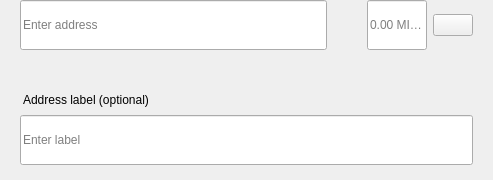
<?xml version="1.0" encoding="UTF-8"?>
<ui version="4.0">
 <class>SendMultiRow</class>
 <widget class="QWidget" name="SendMultiRow">
  <property name="geometry">
   <rect>
    <x>0</x>
    <y>0</y>
    <width>493</width>
    <height>180</height>
   </rect>
  </property>
  <property name="minimumSize">
   <size>
    <width>0</width>
    <height>0</height>
   </size>
  </property>
  <property name="maximumSize">
   <size>
    <width>16777215</width>
    <height>16777215</height>
   </size>
  </property>
  <property name="windowTitle">
   <string>Form</string>
  </property>
  <layout class="QVBoxLayout" name="verticalLayout_3">
   <property name="spacing">
    <number>0</number>
   </property>
   <property name="leftMargin">
    <number>0</number>
   </property>
   <property name="topMargin">
    <number>0</number>
   </property>
   <property name="rightMargin">
    <number>20</number>
   </property>
   <property name="bottomMargin">
    <number>5</number>
   </property>
   <item alignment="Qt::AlignTop">
    <widget class="QWidget" name="widget" native="true">
     <property name="sizePolicy">
      <sizepolicy hsizetype="Expanding" vsizetype="Maximum">
       <horstretch>0</horstretch>
       <verstretch>0</verstretch>
      </sizepolicy>
     </property>
     <property name="minimumSize">
      <size>
       <width>0</width>
       <height>60</height>
      </size>
     </property>
     <property name="maximumSize">
      <size>
       <width>16777215</width>
       <height>85</height>
      </size>
     </property>
     <layout class="QHBoxLayout" name="horizontalLayout" stretch="6,0,2">
      <property name="spacing">
       <number>0</number>
      </property>
      <property name="leftMargin">
       <number>8</number>
      </property>
      <property name="topMargin">
       <number>0</number>
      </property>
      <property name="rightMargin">
       <number>0</number>
      </property>
      <property name="bottomMargin">
       <number>0</number>
      </property>
      <item alignment="Qt::AlignTop">
       <widget class="QStackedWidget" name="stackedAddress">
        <property name="minimumSize">
         <size>
          <width>0</width>
          <height>50</height>
         </size>
        </property>
        <property name="maximumSize">
         <size>
          <width>16777215</width>
          <height>50</height>
         </size>
        </property>
        <widget class="QWidget" name="page_4">
         <property name="sizePolicy">
          <sizepolicy hsizetype="Expanding" vsizetype="Preferred">
           <horstretch>0</horstretch>
           <verstretch>0</verstretch>
          </sizepolicy>
         </property>
         <property name="minimumSize">
          <size>
           <width>0</width>
           <height>50</height>
          </size>
         </property>
         <property name="maximumSize">
          <size>
           <width>16777215</width>
           <height>55</height>
          </size>
         </property>
         <layout class="QVBoxLayout" name="verticalLayout_7">
          <property name="spacing">
           <number>0</number>
          </property>
          <property name="leftMargin">
           <number>12</number>
          </property>
          <property name="topMargin">
           <number>0</number>
          </property>
          <property name="rightMargin">
           <number>0</number>
          </property>
          <property name="bottomMargin">
           <number>0</number>
          </property>
          <item>
           <widget class="QLineEdit" name="lineEditAddress">
            <property name="minimumSize">
             <size>
              <width>0</width>
              <height>50</height>
             </size>
            </property>
            <property name="maximumSize">
             <size>
              <width>16777215</width>
              <height>50</height>
             </size>
            </property>
            <property name="placeholderText">
             <string>Enter address</string>
            </property>
           </widget>
          </item>
         </layout>
        </widget>
        <widget class="QWidget" name="page_3"/>
       </widget>
      </item>
      <item>
       <spacer name="horizontalSpacer_3">
        <property name="orientation">
         <enum>Qt::Horizontal</enum>
        </property>
        <property name="sizeType">
         <enum>QSizePolicy::Fixed</enum>
        </property>
        <property name="sizeHint" stdset="0">
         <size>
          <width>40</width>
          <height>20</height>
         </size>
        </property>
       </spacer>
      </item>
      <item>
       <layout class="QHBoxLayout" name="horizontalLayout_2">
        <property name="spacing">
         <number>6</number>
        </property>
        <item alignment="Qt::AlignTop">
         <widget class="QLineEdit" name="lineEditAmount">
          <property name="sizePolicy">
           <sizepolicy hsizetype="Expanding" vsizetype="Preferred">
            <horstretch>0</horstretch>
            <verstretch>0</verstretch>
           </sizepolicy>
          </property>
          <property name="minimumSize">
           <size>
            <width>0</width>
            <height>50</height>
           </size>
          </property>
          <property name="maximumSize">
           <size>
            <width>16777215</width>
            <height>50</height>
           </size>
          </property>
          <property name="maxLength">
           <number>17</number>
          </property>
          <property name="alignment">
           <set>Qt::AlignLeading|Qt::AlignLeft|Qt::AlignVCenter</set>
          </property>
          <property name="placeholderText">
           <string notr="true">0.00 MIRAI</string>
          </property>
         </widget>
        </item>
        <item>
         <layout class="QVBoxLayout" name="verticalLayout">
          <property name="topMargin">
           <number>14</number>
          </property>
          <property name="bottomMargin">
           <number>0</number>
          </property>
          <item alignment="Qt::AlignTop">
           <widget class="QPushButton" name="btnMenu">
            <property name="minimumSize">
             <size>
              <width>0</width>
              <height>0</height>
             </size>
            </property>
            <property name="maximumSize">
             <size>
              <width>16777215</width>
              <height>16777215</height>
             </size>
            </property>
            <property name="focusPolicy">
             <enum>Qt::NoFocus</enum>
            </property>
            <property name="text">
             <string/>
            </property>
           </widget>
          </item>
         </layout>
        </item>
       </layout>
      </item>
     </layout>
    </widget>
   </item>
   <item>
    <widget class="QWidget" name="layoutLabel" native="true">
     <property name="minimumSize">
      <size>
       <width>0</width>
       <height>0</height>
      </size>
     </property>
     <property name="maximumSize">
      <size>
       <width>16777215</width>
       <height>16777215</height>
      </size>
     </property>
     <layout class="QVBoxLayout" name="verticalLayout_9">
      <property name="spacing">
       <number>6</number>
      </property>
      <property name="leftMargin">
       <number>20</number>
      </property>
      <property name="topMargin">
       <number>0</number>
      </property>
      <property name="rightMargin">
       <number>0</number>
      </property>
      <property name="bottomMargin">
       <number>10</number>
      </property>
      <item>
       <spacer name="verticalSpacer">
        <property name="orientation">
         <enum>Qt::Vertical</enum>
        </property>
        <property name="sizeType">
         <enum>QSizePolicy::Fixed</enum>
        </property>
        <property name="sizeHint" stdset="0">
         <size>
          <width>20</width>
          <height>20</height>
         </size>
        </property>
       </spacer>
      </item>
      <item>
       <widget class="QLabel" name="labelSubtitleDescription">
        <property name="styleSheet">
         <string notr="true">margin-bottom:2px;
margin-left:0.05px;
padding:0px;</string>
        </property>
        <property name="text">
         <string>Address label (optional)</string>
        </property>
       </widget>
      </item>
      <item>
       <widget class="QLineEdit" name="lineEditDescription">
        <property name="minimumSize">
         <size>
          <width>0</width>
          <height>50</height>
         </size>
        </property>
        <property name="maximumSize">
         <size>
          <width>16777215</width>
          <height>50</height>
         </size>
        </property>
        <property name="placeholderText">
         <string>Enter label</string>
        </property>
       </widget>
      </item>
     </layout>
    </widget>
   </item>
  </layout>
 </widget>
 <resources/>
 <connections/>
</ui>
